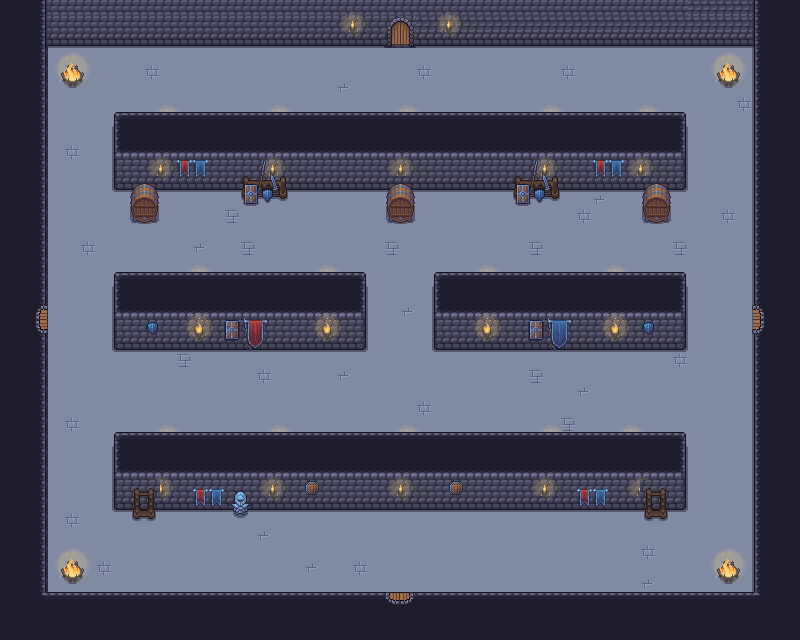

This game map was drawn from its Tiled (.tmx) file and the tilesets committed beside it. A one-line description and the trimmed map source follow:
An orthogonal 50x40 tile map with 16x16 px tiles, 8 tile layers (Fondo, Suelo, Suelo Decoracion, Suelo Decoracion 2, ...), 10 tilesets and 39 objects.

<map version="1.10" tiledversion="1.11.2" orientation="orthogonal" renderorder="right-down" width="50" height="40" tilewidth="16" tileheight="16" infinite="0" nextlayerid="13" nextobjectid="51">
 <tileset firstgid="1" source="../tilesets/Paredes2.tsx" />
 <tileset firstgid="494" source="../tilesets/puertas.tsx" />
 <tileset firstgid="498" source="../tilesets/player.tsx" />
 <tileset firstgid="499" source="../tilesets/corazon.tsx" />
 <tileset firstgid="500" source="../tilesets/Fuegos.tsx" />
 <tileset firstgid="698" source="../tilesets/Other_objects.tsx" />
 <tileset firstgid="882" source="../tilesets/supplies_objects.tsx" />
 <tileset firstgid="1437" source="../tilesets/skeleton.tsx" />
 <tileset firstgid="1439" source="../tilesets/amongus.tsx" />
 <tileset firstgid="1440" source="../tilesets/goomba.tsx" />
 <group id="2" name="Room">
  <layer id="1" name="Fondo" width="50" height="40">
   <data>[2000 cells, 2000 non-empty, 1 distinct tile ids]</data>
  </layer>
  <layer id="3" name="Suelo" width="50" height="40">
   <data>[2000 cells, 1661 non-empty, 6 distinct tile ids]</data>
  </layer>
  <layer id="4" name="Suelo Decoracion" width="50" height="40">
   <data>[2000 cells, 3 non-empty, 2 distinct tile ids]</data>
  </layer>
  <layer id="5" name="Suelo Decoracion 2" width="50" height="40">
   <data>[2000 cells, 0 non-empty, 0 distinct tile ids]</data>
  </layer>
  <layer id="6" name="Paredes" width="50" height="40">
   <data>[2000 cells, 782 non-empty, 23 distinct tile ids]</data>
  </layer>
  <layer id="7" name="Decoracion 2" width="50" height="40">
   <data>[2000 cells, 211 non-empty, 43 distinct tile ids]</data>
  </layer>
  <layer id="8" name="Decoracion" width="50" height="40">
   <data>[2000 cells, 49 non-empty, 30 distinct tile ids]</data>
  </layer>
  <layer id="9" name="Puertas" width="50" height="40">
   <data>[2000 cells, 4 non-empty, 4 distinct tile ids]</data>
  </layer>
  <objectgroup id="11" name="Utils">
   <object id="40" gid="499" x="77.6667" y="86.3333" width="18" height="18" />
   <object id="41" gid="499" x="71" y="569" width="18" height="18" />
   <object id="42" gid="499" x="703" y="566.333" width="18" height="18" />
   <object id="43" gid="499" x="708.333" y="83.6667" width="18" height="18" />
   <object id="44" gid="499" x="236.333" y="243.667" width="18" height="18" />
   <object id="45" gid="499" x="571" y="241" width="18" height="18" />
   <object id="46" gid="499" x="556.333" y="397" width="18" height="18" />
   <object id="47" gid="499" x="240.333" y="399.667" width="18" height="18" />
   <object id="48" gid="499" x="391" y="310.333" width="18" height="18" />
   <object id="49" gid="499" x="75" y="278.333" width="18" height="18" />
   <object id="50" gid="499" x="715" y="265" width="18" height="18" />
  </objectgroup>
  <objectgroup id="10" name="Entities">
   <object id="15" gid="1437" x="137" y="412" width="32" height="32" />
   <object id="16" gid="1437" x="510" y="421" width="32" height="32" />
   <object id="17" gid="1437" x="478" y="251" width="32" height="32" />
   <object id="19" gid="1437" x="164" y="255" width="32" height="32" />
   <object id="20" gid="1437" x="702.667" y="160" width="32" height="32" />
   <object id="21" gid="1437" x="706.667" y="522.667" width="32" height="32" />
   <object id="22" gid="1437" x="70.6667" y="490.667" width="32" height="32" />
   <object id="23" gid="1437" x="64" y="184" width="32" height="32" />
   <object id="24" gid="1439" x="177" y="93" width="30" height="30" />
   <object id="25" gid="1439" x="614" y="91" width="30" height="30" />
   <object id="26" gid="1439" x="162" y="575" width="30" height="30" />
   <object id="27" gid="1439" x="579" y="567" width="30" height="30" />
   <object id="28" gid="1439" x="361" y="405" width="30" height="30" />
   <object id="29" gid="1440" x="682" y="427" width="16" height="16" />
   <object id="30" gid="1440" x="597" y="270" width="16" height="16" />
   <object id="31" gid="1440" x="302" y="245" width="16" height="16" />
   <object id="32" gid="1440" x="208" y="405" width="16" height="16" />
   <object id="33" gid="1440" x="398" y="295" width="16" height="16" />
   <object id="34" gid="1440" x="405" y="411" width="16" height="16" />
   <object id="35" gid="1440" x="485" y="559" width="16" height="16" />
   <object id="36" gid="1440" x="67" y="438" width="16" height="16" />
   <object id="37" gid="1440" x="286" y="96" width="16" height="16" />
   <object id="38" gid="1440" x="720" y="253" width="16" height="16" />
   <object id="39" gid="1440" x="516.333" y="91" width="16" height="16" />
  </objectgroup>
  <objectgroup id="12" name="Player">
   <object id="1" gid="498" x="51" y="351" width="64" height="64" />
   <object id="2" gid="498" x="688" y="348" width="64" height="64" />
   <object id="3" gid="498" x="362" y="110" width="64" height="64" />
   <object id="5" gid="498" x="364.667" y="590" width="64" height="64" />
  </objectgroup>
 </group>
</map>
